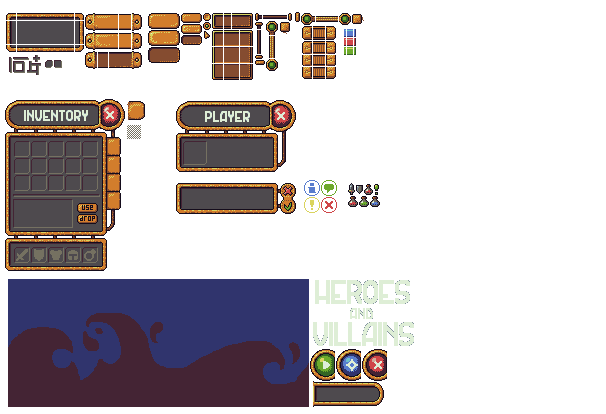
#> input picture generated/ui_thirdparty/raw/golden-ui_ui-split_buch_CC0.png, 606 x 414 px
$ python process_thirdparty_ui.py
#> lines starting #> are read from the running program, lines starting #| are printed output that depends on the picture
#!/usr/bin/env python3
"""第三方 UI 装饰素材转换流水线。

来源（均可在 OpenGameArt 页面核查许可）：
- golden-ui by buch (CC0)：裁切琥珀金像素面板 → panel_gold.png（九宫格用）
- Free UI Asset Pack 1 by ctatz (CC0)：白色通用符号染色为金色 → icon_*.png

输出至 game/assets/ui/（成品），原始素材归档 generated/ui_thirdparty/raw/，
TASL 登记见 generated/ui_thirdparty/LICENSES.md。

用法：python3 tools/process_thirdparty_ui.py
依赖：Pillow
"""

from pathlib import Path
from PIL import Image

import zipfile
import io

PROJ = Path(__file__).resolve().parent.parent
RAW = PROJ / "generated" / "ui_thirdparty" / "raw"
OUT = PROJ / "game" / "assets" / "ui"

# 与代码 C_GOLD 一致的金色（RGB 0-255）
GOLD = (222, 184, 89, 255)

# golden-ui 精灵图中干净面板的裁切框（九宫格边框约 8px）
PANEL_CROP = (176, 183, 275, 215)

# ctatz 符号 -> 成品图标名
SYMBOLS = {
    "SYMB_PLAY.png": "icon_play.png",
    "SYMB_SETTINGS.png": "icon_settings.png",
    "SYMB_INFO.png": "icon_info.png",
    "SYMB_X.png": "icon_close.png",
    "SYMB_PAUSE.png": "icon_pause.png",
    "SYMB_VOLUME.png": "icon_volume.png",
    "SYMB_MUTE.png": "icon_mute.png",
    "SYMB_CHECK.png": "icon_check.png",
    "SYMB_AWARD.png": "icon_award.png",
}

ICON_BOX = 64  # 成品图标统一装进 64×64 画布


def tint_gold(im: Image.Image) -> Image.Image:
    """把白色符号染成金色：按亮度映射到 GOLD，保留 alpha（含软阴影）。"""
    src = im.convert("RGBA")
    out = Image.new("RGBA", src.size)
    px_s = src.load()
    px_o = out.load()
    for y in range(src.height):
        for x in range(src.width):
            r, g, b, a = px_s[x, y]
            if a == 0:
                continue
            lum = (r + g + b) / 765.0  # 白=1，灰=阴影
            px_o[x, y] = (
                int(GOLD[0] * lum),
                int(GOLD[1] * lum),
                int(GOLD[2] * lum),
                a,
            )
    return out


def fit_canvas(im: Image.Image, box: int) -> Image.Image:
    """保持比例缩放进 box×box 透明画布（居中）。"""
    im = im.copy()
    im.thumbnail((box, box), Image.LANCZOS)
    canvas = Image.new("RGBA", (box, box), (0, 0, 0, 0))
    canvas.alpha_composite(im, ((box - im.width) // 2, (box - im.height) // 2))
    return canvas


def main() -> None:
    OUT.mkdir(parents=True, exist_ok=True)

    # 1) golden-ui 面板（原生分辨率保留，供 StyleBoxTexture 九宫格）
    sheet = Image.open(RAW / "golden-ui_ui-split_buch_CC0.png").convert("RGBA")
#> sheet is the input picture: PIL image 606x414 RGBA; mean R, G, B, A 195.4, 188.2, 190.1, 91.3
    panel = sheet.crop(PANEL_CROP)
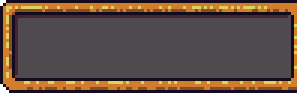
#> panel: PIL image 99x32 RGBA (shown 3 times larger); mean R, G, B, A 100.7, 81.4, 70.4, 246.3; transparent parts drawn white
    panel.save(OUT / "panel_gold.png")
    print(f"[OK] panel_gold.png {panel.size}")
#| [OK] panel_gold.png (99, 32)

    # 2) ctatz 符号染色
    zpath = RAW / "free-ui-asset-pack-1_ctatz_CC0.zip"
#> (the run stopped early here; a loop or call above may not have finished)
